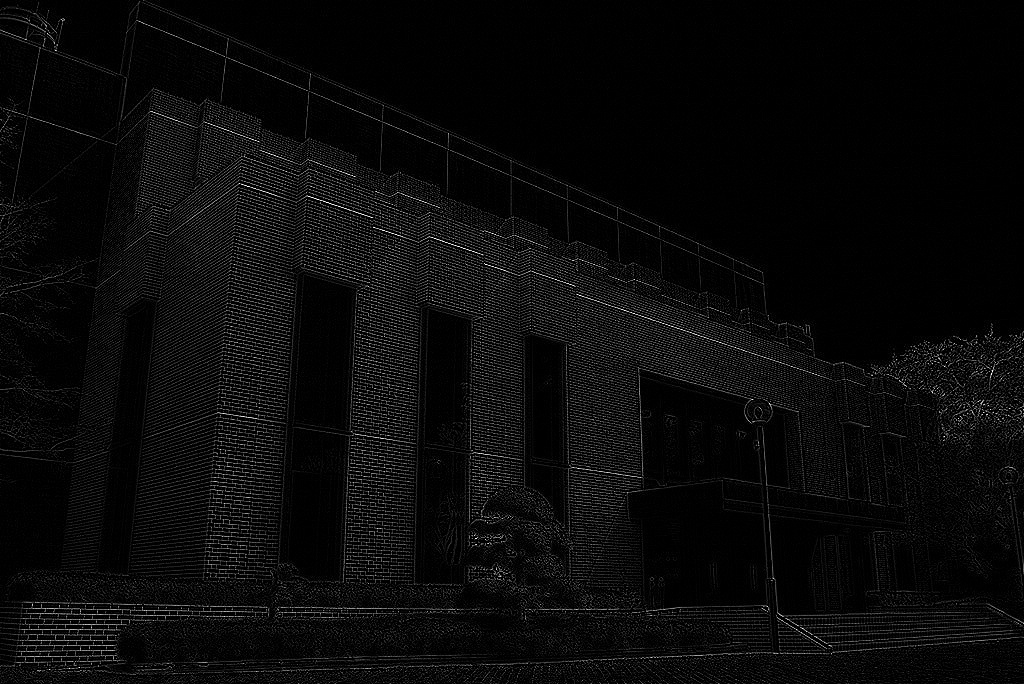
#> input picture laplacian64.jpg, 1024 x 684 px, given in place of koudou.jpg, which was not available
$ python averaging.py
#> lines starting #> are read from the running program, lines starting #| are printed output that depends on the picture; pictures that were not available may be replaced by others from this repository, and a replacement may not be noted
import cv2
import numpy as np

img = cv2.imread("koudou.jpg")
#> img is the input picture: shape (684, 1024, 3); min 0, max 255, mean 10.5

img_gry = cv2.cvtColor(img, cv2.COLOR_BGR2GRAY)

kernel = np.ones((5,5),np.float32)/25

result = cv2.filter2D(img_gry,-1,kernel)

cv2.imwrite("result_averaging.jpg", result)


img = cv2.imread("gry.jpg")
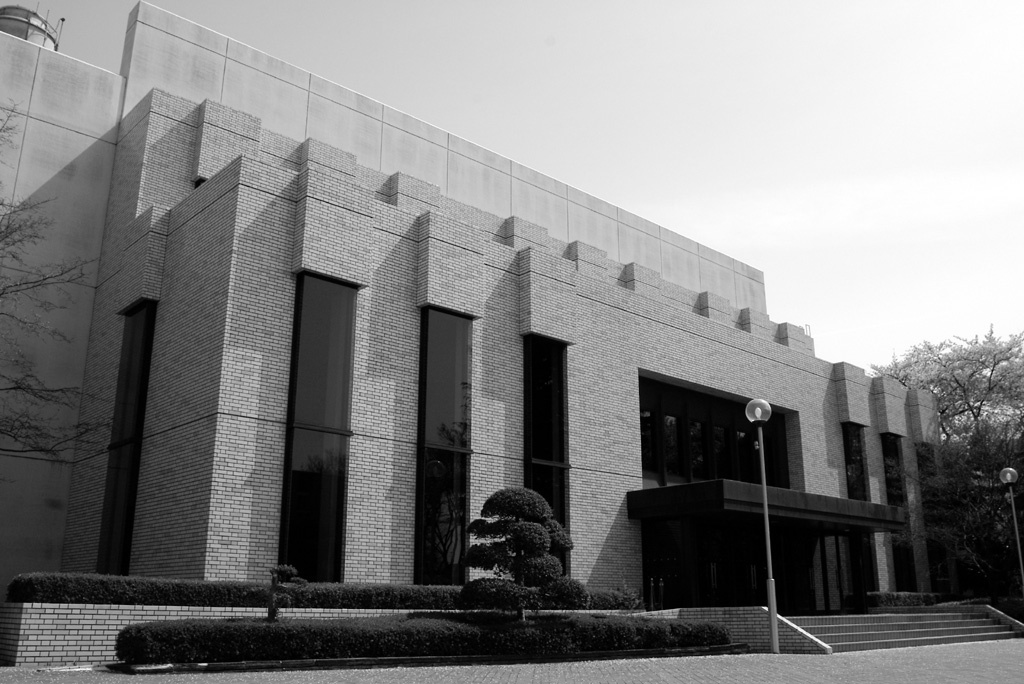
#> input picture gry.jpg, 1024 x 684 px
#> img is the input picture: shape (684, 1024, 3); min 0, max 255, mean 128.5

blur = cv2.blur(img, (3,3))

cv2.imwrite("result_averaging3x3.jpg", blur)


noise = cv2.imread("ngry.jpg")
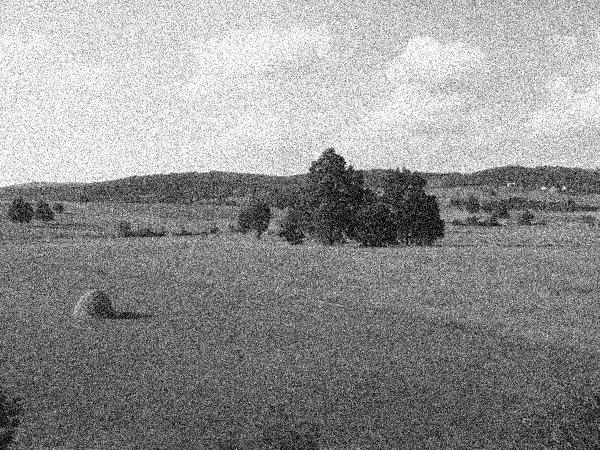
#> input picture ngry.jpg, 600 x 450 px
#> noise is the input picture: shape (450, 600, 3); min 0, max 255, mean 146.8

blured = cv2.blur(noise, (5,5))
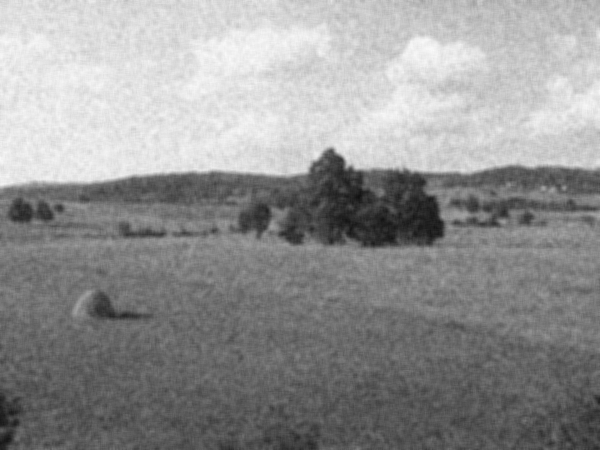
#> blured: shape (450, 600, 3); min 17, max 250, mean 146.8

cv2.imwrite("averaging_noise.jpg", blured)
